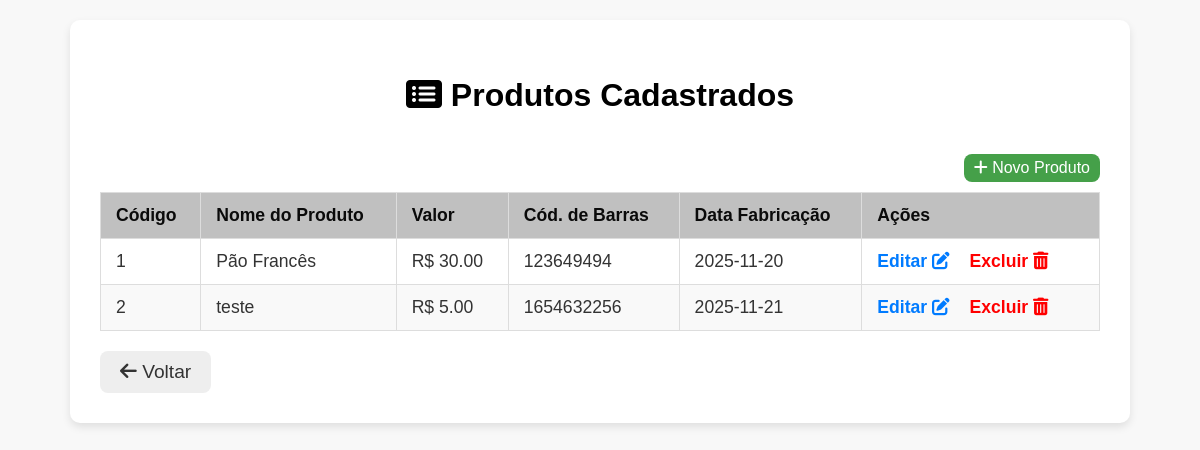
The page /lista/produtos (signed in) on the database its author committed.
### app.py (models this page shows, shortened)
class Produto(db.Model):
    id = db.Column(db.Integer, primary_key=True)
    nome = db.Column(db.String(80), nullable=False, unique=True)
    valor = db.Column(db.Float, nullable=False)
    codigo_barra = db.Column(db.String(50), unique=True, nullable=False)
    data_fabricacao = db.Column(db.String(10), nullable=False)

### app.py (the view)
@app.route('/lista/produtos', methods=['GET'])
def lista_produtos():
    if not check_login() is None:
        return check_login()
    produtos = db.session.execute(select(Produto).order_by(Produto.nome)).scalars().all()
    return render_template('lista_produtos.html', produtos=produtos)

### app.py (called while the page is built)
def check_login():
    if 'user_id' not in session:
        flash('Por favor, faça login para acessar o sistema.', 'error')
        return redirect(url_for('login'))
    return None # Retorna None se estiver logado

### templates/lista_produtos.html (shortened to what this page needs)
<!DOCTYPE html>
<html lang="pt-br">
<head>
    <link rel="stylesheet" href="https://cdnjs.cloudflare.com/ajax/libs/font-awesome/6.0.0/css/all.min.css">
</head>
<body>
    <div class="container">
        <h2><i class="fas fa-list-alt"></i> Produtos Cadastrados</h2>
        <a href="{{ url_for('cadastro_produto') }}" class="add-button">
            <i class="fas fa-plus"></i> Novo Produto
        </a>
        <table>
            <thead>
                <tr>
                    <th>Código </th>
                    <th>Nome do Produto</th>
                    <th>Valor</th>
                    <th>Cód. de Barras</th>
                    <th>Data Fabricação</th>
                    <th>Ações</th>
                </tr>
            </thead>
            <tbody>
                {% for produto in produtos %}
                <tr>
                    <td>{{ produto.id }}</td>
                    <td>{{ produto.nome }}</td>
                    <td>R$ {{ "%.2f" | format(produto.valor) }}</td>
                    <td>{{ produto.codigo_barra }}</td>
                    <td>{{ produto.data_fabricacao }}</td>
                    <td class="actions">
                        <a href="{{ url_for('editar_produto', produto_id=produto.id) }}">
                        Editar <i class="fas fa-edit"></i>
                        </a>
                        <a href="{{ url_for('excluir_produto', produto_id=produto.id) }}" style="color: red;"
                        onclick="return confirm('Tem certeza que deseja excluir o produto {{ produto.nome }}? Esta ação não pode ser desfeita!');">
                        Excluir <i class="fas fa-trash-alt"></i>
                        </a>
            </td>
                </tr>
                {% else %}
                <tr>
                    <td colspan="6" style="text-align: center;">Nenhum produto cadastrado. Clique em "Novo Produto" para começar.</td>
                </tr>
                {% endfor %}
            </tbody>
        </table>
        <a href="{{ url_for('menu_produtos') }}" class="back-link">
            <i class="fas fa-arrow-left"></i> Voltar
        </a>
    </div>
</body>
</html>

### templates/lista_produtos.html (style rules this page uses)
body { font-family: Arial, sans-serif; background-color: #F8F8F8; color: #333; margin: 0; padding: 20px; }
.container { max-width: 1000px; margin: 0 auto; background-color: #FFF; padding: 30px; border-radius: 10px; box-shadow: 0 4px 8px rgba(0, 0, 0, 0.1); }
h2 { font-size: 2em; text-align: center; color: #000; margin-bottom: 20px; }
table { width: 100%; border-collapse: collapse; margin-top: 60px; font-size: 1.1em; }
th, td { border: 1px solid #DDD; padding: 12px 15px; text-align: left; }
th { background-color: #c0c0c0; color: #0a0a0a; font-weight: bold; font-family: Arial, sans-serif; }
tr:nth-child(even) { background-color: #F9F9F9; }
.actions a { text-decoration: none; color: #007BFF; margin-right: 15px; font-weight: bold; }
.back-link, .add-button { display: inline-block; margin-top: 20px; padding: 10px 20px; border-radius: 8px; text-decoration: none; font-size: 1.2em; transition: opacity 0.3s; }
.back-link { background-color: #EEE; color: #333; }
.add-button { background-color: #45a049; color: white; float: right; font-size: 1em; padding: 5px 10px; margin-bottom: 10px; }

### rows shown on the page
Produto: id "1", nome "Pão Francês", valor "30.00", codigo_barra "123649494", data_fabricacao "2025-11-20"
Produto: id "2", nome "teste", valor "5.00", codigo_barra "1654632256", data_fabricacao "2025-11-21"
